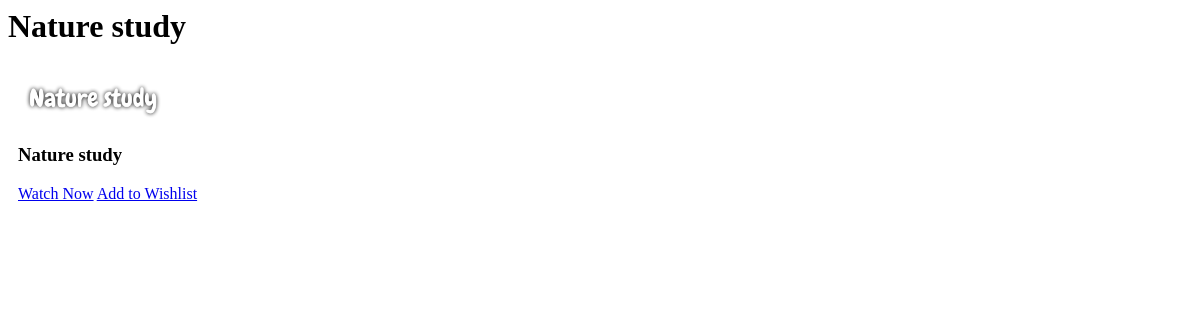
Before: /category/1/ (signed in) with the older database file.
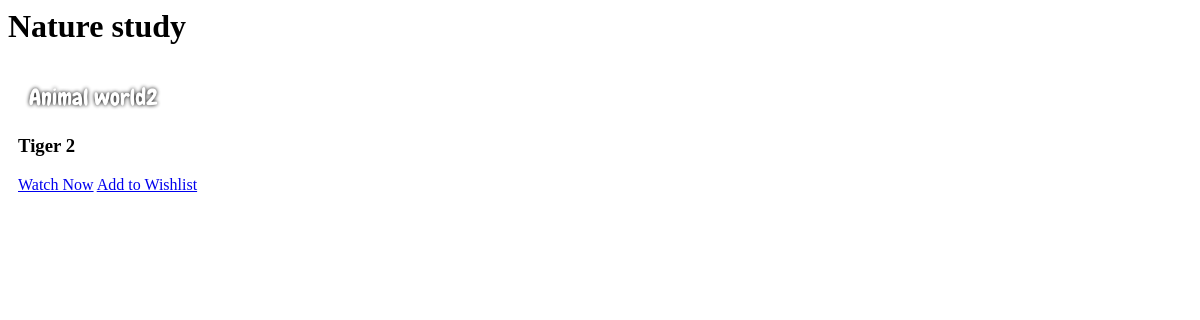
After: the same page with the newer database file.
### netflix/models.py (models this page shows, shortened)
class Movie(models.Model):
    RESOLUTION_CHOICES = [
        ('HD', 'HD'),
        ('FHD', 'Full HD'),
        ('UHD', 'Ultra HD'),
    ]
    name = models.CharField(max_length=255, blank=True)
    description = models.TextField(blank=True, null=True)
    more_info = models.TextField(blank=True, null=True)
    year = models.IntegerField(blank=True, null=True)
    duration = models.DurationField(blank=True, null=True)
    category = models.ForeignKey('Category', on_delete=models.CASCADE)
    tags = models.ManyToManyField('Tag')
    resolution = models.CharField(max_length=10, choices=RESOLUTION_CHOICES)
    watch_count = models.IntegerField(default=0)
    file = models.FileField(upload_to='movies/')
    thumbnail = models.ImageField(upload_to='thumbnail/')
    preview_image = models.ImageField(upload_to='preview_images/')
    date_created = models.DateTimeField(auto_now_add=True)

### netflix/views.py (the view)
# urls.py: path('category/<int:category_id>/', category_movies_view, name='category_movies'),
@login_required
def category_movies_view(request, category_id):
    category = get_object_or_404(Category, id=category_id)
    movies = Movie.objects.filter(category=category)
    return render(request, 'netflix/category_movies.html', {
        'category': category,
        'movies': movies,
    })

### templates/netflix/category_movies.html
<h1>{{ category.name }}</h1>
<div style="display: flex; flex-wrap: wrap;">
    {% for movie in movies %}
    <div style="margin: 10px;">
        <img src="{{ movie.preview_image.url }}" alt="{{ movie.name }}" style="width: 150px;">
        <h3>{{ movie.name }}</h3>
        <a href="{% url 'watch_movie' %}?movie_pk={{ movie.id }}">Watch Now</a>
        <a href="{% url 'add_to_wishlist' movie.id %}">Add to Wishlist</a>
    </div>
    {% endfor %}
</div>

Changed rows visible on the page:
no longer on this page (row edited): Movie: preview_image (picture), name "Nature study"
added Movie: preview_image (picture), name "Tiger 2"
